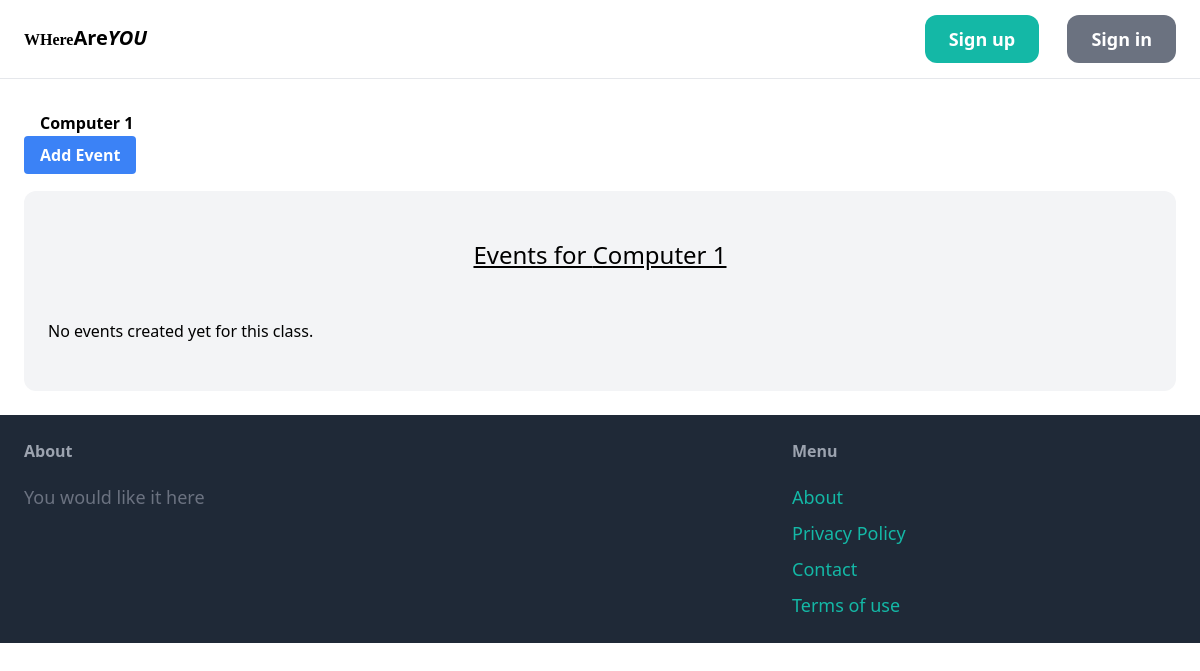
The app's page /spencer/science/Computer 1/, older data.
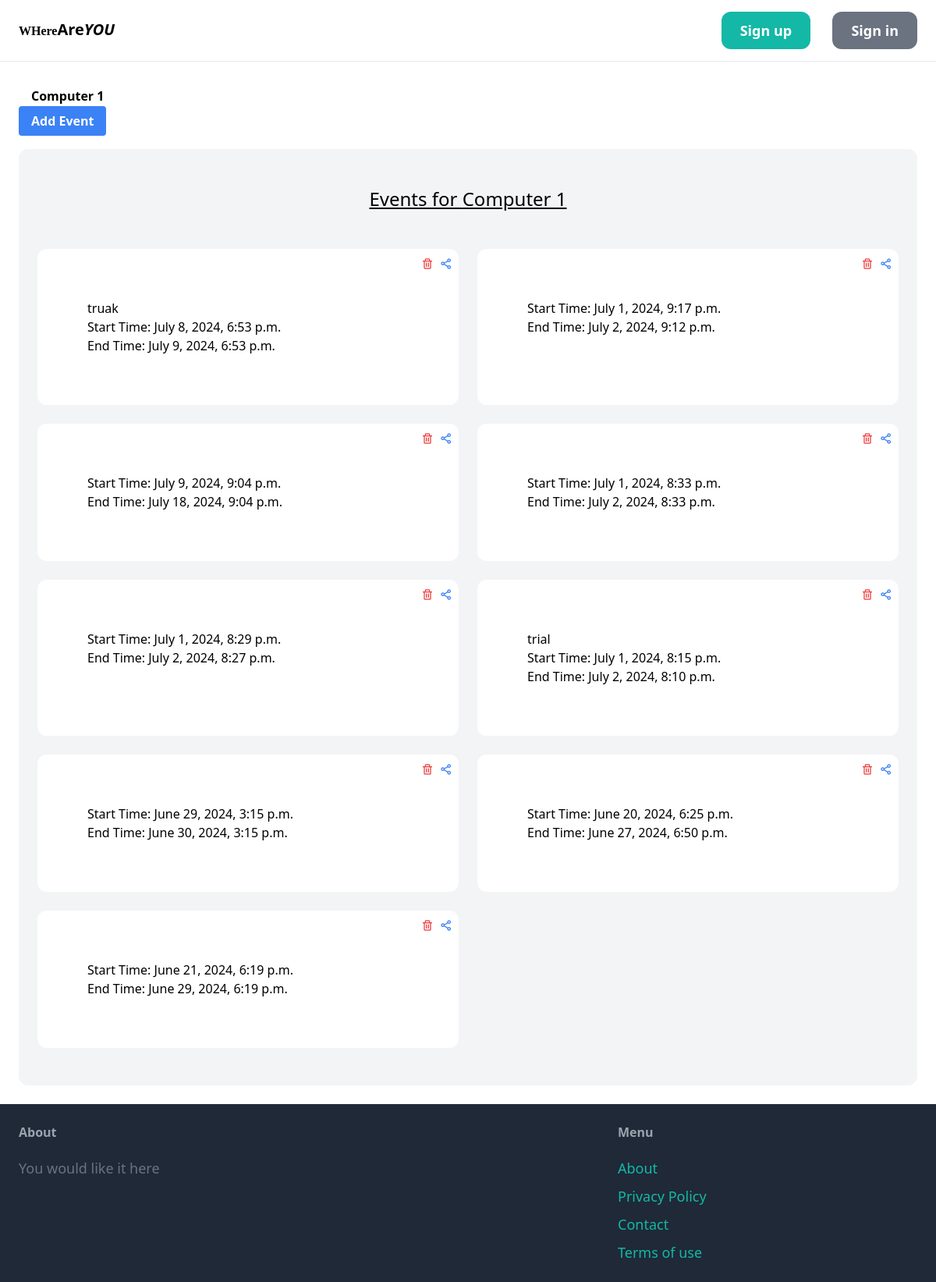
The same page, newer data.
### core/models.py (models this page shows, shortened)
class Class(models.Model):
    course = models.ForeignKey(Course, on_delete=models.CASCADE)
    class_name = models.CharField(max_length=100)

class Event(models.Model):
    event_id = models.AutoField(primary_key=True)
    related_class = models.ForeignKey(Class, on_delete=models.CASCADE)
    event_name = models.CharField(max_length=100, blank=True)
    start_time = models.DateTimeField()
    end_time = models.DateTimeField()
    location_address = models.CharField(max_length=200,null=True, blank=True)
    radius = models.DecimalField(max_digits=5, decimal_places=2)
    is_student_id_required = models.BooleanField(default=False)
    is_index_number_required = models.BooleanField(default=False)
    is_student_name_required = models.BooleanField(default=False)
    created_at = models.DateTimeField(auto_now_add=True)
    checkpoint_lat = models.DecimalField(decimal_places=7, max_digits=15, null=True)
    checkpoint_lng =  models.DecimalField(decimal_places=7, max_digits=15, null=True)
    class Meta:
        ordering = ['-created_at']

### core/views.py (the view)
# urls.py: path('<str:username>/<str:coursename>/<str:classname>/', views.view_class, name='view_class'),
def view_class(request: HttpRequest, username, coursename, classname):
    print(coursename)
    class_obj = get_object_or_404(Class, course__name=coursename, class_name=classname)
    events = class_obj.event_set.all()  # Get all events related to this class
    context =  {'class': class_obj, 'events': events, 'coursename':coursename}
    return render(request, 'core/view_class.html', context)

### core/templates/core/view_class.html (shortened to what this page needs)
{% extends 'core/base.html' %}
{% block content %}
<div class="text-black font-bold py-2 px-4 rounded"><h1>{{ class.class_name }}</h1></div>
<a href="{% url 'add_event' username=user.username coursename=coursename classname=class.class_name %}" class="bg-blue-500 hover:bg-blue-700 text-white font-bold py-2 px-4 rounded mb-4">Add Event</a>
<div class="mt-6 px-6 py-12 bg-gray-100 rounded-xl">
    <h2 class="mb-12 text-2xl text-center"><u>Events for {{ class.class_name }}</u></h2>
    {% if events %}
        <div class="grid grid-cols-1 sm:grid-cols-2 md:grid-cols-2 lg:grid-cols-2 gap-6">
            {% for event in events %}
                <div>
                    <div class="text-black bg-white p-8 rounded-xl h-full relative">
                        <div class="flex justify-between items-center">
                            <a href="{% url 'view_event' username=user.username coursename=coursename classname=class.class_name event_id=event.event_id %}" class="block text-black bg-white p-8 rounded-xl h-full relative">
                            <div>
                                <h2>{{ event.event_name }}</h2>
                                <p>Start Time: {{ event.start_time }}</p>
                                <p>End Time: {{ event.end_time }}</p>
                            </div>
                            </a>
                            <div class="absolute top-2 right-2 flex space-x-2">
                                <a href="{% url 'delete_event' username=user.username coursename=coursename classname=class.class_name event_id=event.event_id %}" class="text-red-500">
                                    <i class='bx bx-trash'></i>
                                </a>
                                <button class="text-blue-500" onclick="openSharePopup('{{ event.event_id }}')">
                                    <i class='bx bx-share-alt'></i>
                                </button>
                            </div>
                        </div>
                    </div>
                </div>
            {% endfor %}
        </div>
    {% else %}
        <p>No events created yet for this class.</p>
    {% endif %}
</div>
{% endblock %}

### core/templates/core/base.html (shortened to what this page needs)
{% load static %}
<!DOCTYPE html>
<html>
<head>
    <script src="https://cdn.tailwindcss.com"></script>
    <link href='https://unpkg.com/boxicons@2.1.1/css/boxicons.min.css' rel='stylesheet'>
</head>
<body class="relative">
    <nav class="py-6 px-6 flex justify-between items-center border-b border-gray-200">
        <a href="/" class="text-xl font-semibold"><small style="font-family:Calibri">W<b>H</b>ere</small>Are<i>YOU</i></a>
        <div class="space-x-6">
            {% if request.user.is_authenticated %}
            <button id="sidebarToggle" class="px-6 py-3 text-lg font-semibold bg-gray-500 text-white rounded-xl hover:bg-gray-700">{{ user.username }}</button>
            {% else %}
            <a href="#" class="px-6 py-3 text-lg font-semibold bg-teal-500 text-white rounded-xl hover:bg-teal-700">Sign up</a>
            <a href="#" class="px-6 py-3 text-lg font-semibold bg-gray-500 text-white rounded-xl hover:bg-gray-700">Sign in</a>
            {% endif %}
        </div>
    </nav>
    <div class="px-6 py-6">
        {% block content %}
        {% endblock content %}
    </div>
    <footer class="py-6 px-6 flex justify-between bg-gray-800">
        <div class="w-2/3 pr-10">
            <h3 class="mb-5 font-semibold text-gray-400">About</h3>
            <p class="text-lg text-gray-500"> You would like it here</p>
        </div>
        <div class="w-1/3">
            <h3 class="mb-5 font-semibold text-gray-400">Menu</h3>
            <ul class="space-y-2">
                <li><a href="#" class=" text-lg text-teal-500 hover:text-teal-700">About</a></li>
                <li><a href="#" class=" text-lg text-teal-500 hover:text-teal-700">Privacy Policy</a></li>
                <li><a href="#" class=" text-lg text-teal-500 hover:text-teal-700">Contact</a></li>
                <li><a href="#" class=" text-lg text-teal-500 hover:text-teal-700">Terms of use</a></li>
            </ul>
        </div>
    </footer>
</body>
</html>

Row changes from the older to the newer data that the page shows:
added Event: event_name "truak", start_time "July 8, 2024, 6:53 p.m.", end_time "July 9, 2024, 6:53 p.m."
added Event: start_time "July 1, 2024, 9:17 p.m.", end_time "July 2, 2024, 9:12 p.m."
added Event: start_time "July 9, 2024, 9:04 p.m.", end_time "July 18, 2024, 9:04 p.m."
added Event: start_time "July 1, 2024, 8:33 p.m.", end_time "July 2, 2024, 8:33 p.m."
added Event: start_time "July 1, 2024, 8:29 p.m.", end_time "July 2, 2024, 8:27 p.m."
added Event: event_name "trial", start_time "July 1, 2024, 8:15 p.m.", end_time "July 2, 2024, 8:10 p.m."
added Event: start_time "June 29, 2024, 3:15 p.m.", end_time "June 30, 2024, 3:15 p.m."
added Event: start_time "June 20, 2024, 6:25 p.m.", end_time "June 27, 2024, 6:50 p.m."
added Event: start_time "June 21, 2024, 6:19 p.m.", end_time "June 29, 2024, 6:19 p.m."
Text that changed along with them:
text no longer shown: "No events created yet for this class."
